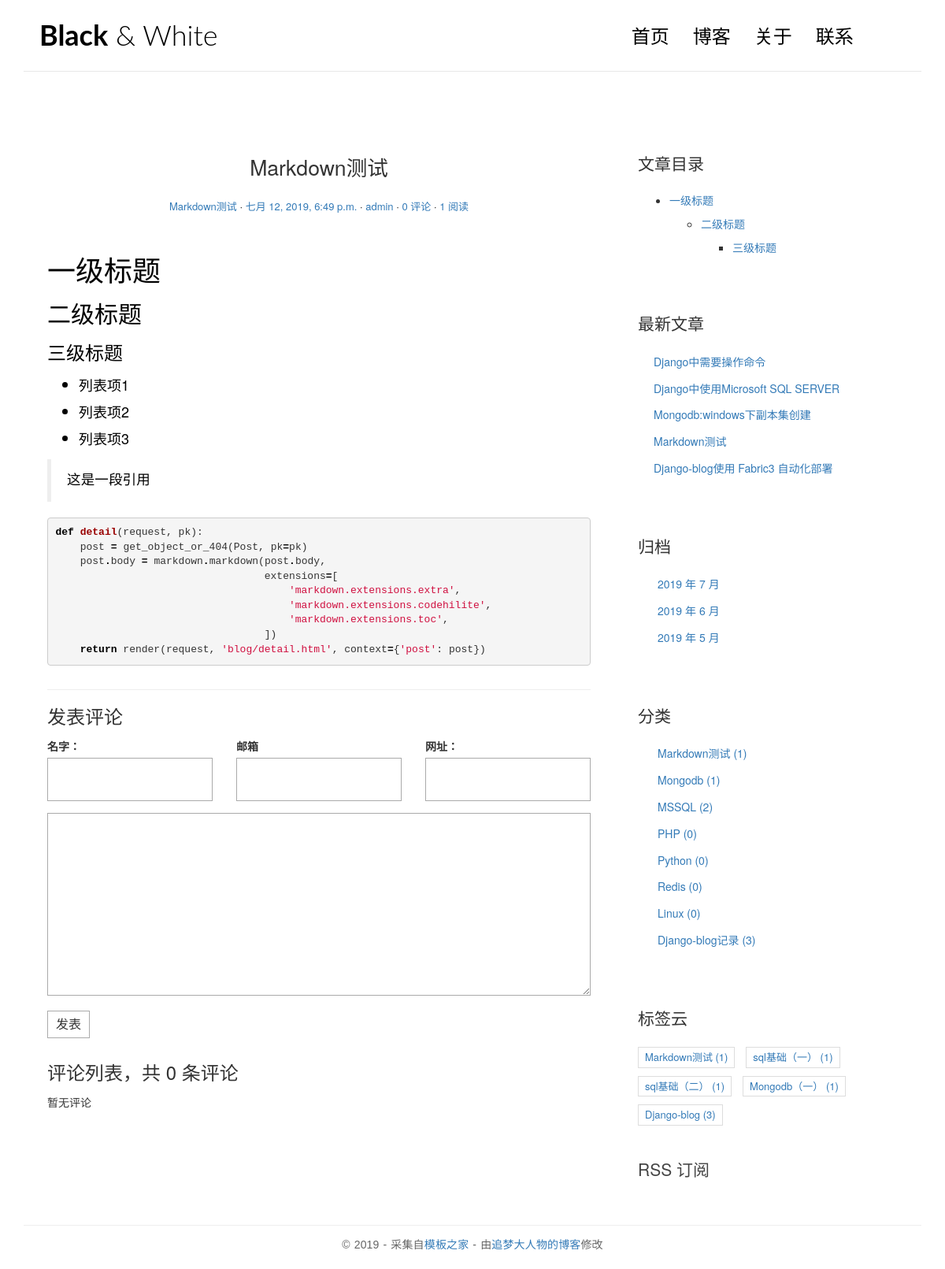
The app's page /post/1/ with its own data.
### blog/models.py (models this page shows, shortened)
class Post(models.Model):
	title=models.CharField(max_length=70)
	body=models.TextField()
	created_time=models.DateTimeField()
	modified_time=models.DateTimeField()
	excerpt=models.CharField(max_length=200,blank=True)
	category=models.ForeignKey(Category)
	tags=models.ManyToManyField(Tag,blank=True)
	author=models.ForeignKey(User)
	views = models.PositiveIntegerField(default=0)
	def get_absolute_url(self):
		return reverse('blog:detail', kwargs={'pk': self.pk})
	def increase_views(self):
		self.views += 1
		self.save(update_fields=['views'])
	class Meta:
		ordering = ['-created_time']

class Category(models.Model):
	name=models.CharField(max_length=100)

class Tag(models.Model):
	name=models.CharField(max_length=100)

### blog/views.py (the view)
# urls.py: url(r'^post/(?P<pk>[0-9]+)/$', views.PostDetailView.as_view(), name='detail'),
class PostDetailView(DetailView):
	model = Post
	template_name = 'blog/detail.html'
	context_object_name = 'post'
	def get(self, request, *args, **kwargs):
		response = super(PostDetailView, self).get(request, *args, **kwargs)
		self.object.increase_views()
		return response
	def get_object(self, queryset=None):
		post = super(PostDetailView, self).get_object(queryset=None)
		md = markdown.Markdown(extensions=['extra', 'codehilite', TocExtension(slugify=slugify),])
		post.body = md.convert(post.body)
		post.toc = md.toc
		return post
	def get_context_data(self, **kwargs):
		context = super(PostDetailView, self).get_context_data(**kwargs)
		form = CommentForm()
		comment_list = self.object.comment_set.all()
		context.update({'form': form,
			'comment_list': comment_list
		})
		return context

### comments/forms.py
class CommentForm(forms.ModelForm):
	class Meta:
		model = Comment
		fields = ['name', 'email', 'url', 'text']

### blog/templatetags/blog_tags.py (called while the page is built)
@register.simple_tag
def get_recent_posts(num=5):
	return Post.objects.all().order_by('-created_time')[:num]

@register.simple_tag
def archives():
	return Post.objects.dates('created_time','month',order='DESC')

@register.simple_tag
def get_categories():
	return Category.objects.all

@register.simple_tag
def get_tags():
	return Tag.objects.all

### templates/blog/detail.html (shortened to what this page needs)
{% extends 'base.html' %}
        {% block main %}
                <article class="post post-{{ post.pk }}">
                    <header class="entry-header">
                        <h1 class="entry-title">{{ post.title }}</h1>
                        <div class="entry-meta">
                            <span class="post-category"><a href="#">{{ post.category.name }}</a></span>
                            <span class="post-date"><a href="#"><time class="entry-date"
                                                                      datetime="{{ post.created_time }}">{{ post.created_time }}</time></a></span>
                            <span class="post-author"><a href="#">{{ post.author  }}</a></span>
                            <span class="comments-link"><a href="#">{{ post.comment_set.count }} 评论</a></span>
                            <span class="views-count"><a href="#">{{ post.views }} 阅读</a></span>
                        </div>
                    </header>
                    <div class="entry-content clearfix">
                       {{ post.body|safe }}
                    </div>
                </article>
                <section class="comment-area" id="comment-area">
                    <hr>
                    <h3>发表评论</h3>
                    <form action="{% url 'comments:post_comment' post.pk %}" method="post" class="comment-form">
                        <div class="row">
                            <div class="col-md-4">
                                <label for="id_name">名字：</label>
                                {{ form.name }}
                            </div>
                            <div class="col-md-4">
                                <label for="id_name">邮箱</label>
                                {{ form.email }}
                            </div>
                            <div class="col-md-4">
                                <label for="id_url">网址：</label>
                                {{ form.url }}
                            </div>
                            <div class="col-md-12">
                              {{ form.text }}
                                <button type="submit" class="comment-btn">发表</button>
                            </div>
                        </div>
                    </form>
                    <div class="comment-list-panel">
                        <h3>评论列表，共 <span>{{ post.comment_set.count }}</span> 条评论</h3>
                        <ul class="comment-list list-unstyled">
                          {% for comment in comment_list %}
                          <li class="comment-item">
                            <span class="nickname">{{ comment.name }}</span>
                            <time class="submit-date">{{ comment.created_time }}</time>
                            <div class="text">
                              {{ comment.text }}
                            </div>
                          </li>
                          {% empty %}
                          暂无评论
                          {% endfor %}
                        </ul>
                    </div>
                </section>
        {% endblock main %}
             {% block toc %}
        <div class="widget widget-content">
            <h3 class="widget-title">文章目录</h3>
            {{ post.toc|safe }}
        </div>
              {% endblock toc %}

### templates/base.html (shortened to what this page needs)
{% load staticfiles %}
{% load blog_tags %}
<!DOCTYPE html>
<html>
<head>
    <link rel="stylesheet" href="http://code.ionicframework.com/ionicons/2.0.1/css/ionicons.min.css">
    <link rel="stylesheet" href="{% static 'blog/css/pace.css' %}">
    <link rel="stylesheet" href="{% static 'blog/css/custom.css' %}">
    <link rel="stylesheet" href="{% static 'blog/css/highlights/github.css' %}">
     <link href="https://cdn.bootcss.com/bootstrap/3.3.7/css/bootstrap.min.css" rel="stylesheet">
</head>
<body>
<div class="container">
    <header id="site-header">
        <div class="row">
            <div class="col-md-4 col-sm-5 col-xs-8">
                <div class="logo">
                    <h1><a href="{% url 'blog:index' %}"><b>Black</b> &amp; White</a></h1>
                </div>
            </div>
            <div class="col-md-8 col-sm-7 col-xs-4">
                <nav class="main-nav" role="navigation">
                    <div class="collapse navbar-collapse" id="bs-example-navbar-collapse-1">
                        <ul class="nav navbar-nav navbar-right">
                            <li class="cl-effect-11"><a href="{% url 'blog:index' %}" data-hover="首页">首页</a></li>
                            <li class="cl-effect-11"><a href="full-width.html" data-hover="博客">博客</a></li>
                            <li class="cl-effect-11"><a href="about.html" data-hover="关于">关于</a></li>
                            <li class="cl-effect-11"><a href="contact.html" data-hover="联系">联系</a></li>
                        </ul>
                    </div>
                </nav>
            </div>
        </div>
    </header>
</div>
<div class="content-body">
    <div class="container">
        <div class="row">
            <main class="col-md-8">
            {% block main %}
            {% endblock main %}
            </main>
            <aside class="col-md-4">
            {% block toc %}
            {% endblock toc %}
             <div class="widget widget-recent-posts">
                    <h3 class="widget-title">最新文章</h3>
                    {% get_recent_posts as recent_post_list %}
                    <ul>
                        {% for post in recent_post_list %}
                        <li>
                            <a href="{{ post.get_absolute_url }}">{{ post.title }}</a>
                        </li>
                        {% empty %}
                        暂无文章！
                        {% endfor %}
                    </ul>
                </div>
                <div class="widget widget-archives">
                    <h3 class="widget-title">归档</h3>
                    {% archives as date_list %}
                    <ul>
                        {% for date in date_list %}
                        <li>
                            <a href="{% url 'blog:archives' date.year date.month %}">
                            {{ date.year }} 年 {{ date.month }} 月</a>
                        </li>
                        {% empty %}
                        暂无归档！
                        {% endfor %}
                    </ul>
                </div>
                <div class="widget widget-category">
                    <h3 class="widget-title">分类</h3>
                    {% get_categories as category_list %}
                    <ul>
                        {% for category in category_list %}
                        <li>
                            <a href="{% url 'blog:category' category.pk %}">{{ category.name }} <span class="post-count">({{ category.post_set.count }})</span></a>
                        </li>
                        {% empty %}
                        暂无分类！
                        {% endfor %}
                    </ul>
                </div>
<div class="widget widget-tag-cloud">
 <h3 class="widget-title">标签云</h3>
  {% get_tags as tag_list %}
  <ul>
    {% for tag in tag_list %}
    <li>
      <a href="{% url 'blog:tag' tag.pk %}">{{ tag.name }} ({{ tag.post_set.count }})</a>
    </li>
    {% empty %}
    暂无标签！
    {% endfor %}
  </ul>
</div>
                <div class="rss">
                    <a href=""> RSS 订阅</a>
                </div>
            </aside>
        </div>
    </div>
</div>
<footer id="site-footer">
    <div class="container">
        <div class="row">
            <div class="col-md-12">
                <p class="copyright">&copy 2019 - 采集自<a href="http://www.cssmoban.com/"
                                                        target="_blank" title="模板之家">模板之家</a>
                    - 由<a href="http://zmrenwu.com/" title="网页模板" target="_blank">追梦大人物的博客</a>修改
                </p>
            </div>
        </div>
    </div>
</footer>
</body>
</html>

### blog/static/blog/css/custom.css (style rules this page uses)
* { outline: none; }
h1, h2, h3, h4, h5, h6 { margin-top: 0; }
b { font-weight: 400; }
a { color: #333; }
body { color: #444; font-family: 'Lato', sans-serif; }
p { font-family: 'Ubuntu', sans-serif; font-weight: 400; word-spacing: 1px; letter-spacing: 0.01em; }
#site-header { background-color: #FFF; padding: 25px 20px; margin-bottom: 40px; border-bottom: 1px solid #e7e7e7; }
.logo h1 a { color: #000; }
.logo h1 { margin: 0; font-family: 'Lato', sans-serif; font-weight: 300; }
.main-nav { margin-top: 11px; max-width: 95%; }
.main-nav a { color: #000000 !important; padding: 0 0 5px 0 !important; margin-right: 30px; font-family: 'Lato', sans-serif; font-weight: 300; font-size: 24px; }
.cl-effect-11 a { padding: 10px 0; color: #0972b4; text-shadow: none; }
.cl-effect-11 a::before { position: absolute; top: 0; left: 0; overflow: hidden; padding: 0 0 5px 0 !important; max-width: 0; border-bottom: 1px solid #000; color: #000; content: attr(data-hover); white-space: nowrap; -webkit-transition: max-width 0.5s; -moz-transition: max-width 0.5s; transition: max-width 0.5s; }
.content-body { padding-bottom: 4em; }
.post { background: #fff; padding: 30px 30px 0; }
.entry-title { text-align: center; font-size: 1.9em; margin-bottom: 20px; line-height: 1.6; padding: 10px 20px 0; }
.entry-meta { text-align: center; color: #DDDDDD; font-size: 13px; margin-bottom: 30px; }
.entry-content { font-size: 18px; line-height: 1.9; font-weight: 300; color: #000; }
.post-category::after, .post-date::after, .post-author::after, .comments-link::after { content: ' ·'; color: #000; }
.widget { background: #fff; padding: 30px 0 0; }
.widget-title { font-size: 1.5em; margin-bottom: 20px; line-height: 1.6; padding: 10px 0 0; font-weight: 400; }
.widget-recent-posts ul { padding: 0; margin: 0; padding-left: 20px; }
.widget-recent-posts ul li { list-style-type: none; position: relative; line-height: 170%; margin-bottom: 10px; }
.widget-recent-posts ul li::before { content: '\f3d3'; font-family: "Ionicons"; position: absolute; left: -17px; top: 3px; font-size: 16px; color: #000; }
.widget-archives ul { padding: 0; margin: 0; padding-left: 25px; }
.widget-archives ul li { list-style-type: none; position: relative; line-height: 170%; margin-bottom: 10px; }
.widget-archives ul li::before { content: '\f3f3'; font-family: "Ionicons"; position: absolute; left: -25px; top: 1px; font-size: 16px; color: #000; }
.widget-category ul { padding: 0; margin: 0; padding-left: 25px; }
.widget-category ul li { list-style-type: none; position: relative; line-height: 170%; margin-bottom: 10px; }
.widget-category ul li::before { content: '\f3fe'; font-family: "Ionicons"; position: absolute; left: -25px; top: 1px; font-size: 18px; color: #000; }
.widget-tag-cloud ul { padding: 0; margin: 0; margin-right: -10px; }
.widget-tag-cloud ul li { list-style-type: none; font-size: 13px; display: inline-block; margin-right: 10px; margin-bottom: 10px; padding: 3px 8px; border: 1px solid #ddd; }
.widget-content ul ul { margin-top: 10px; }
.widget-content ul li { margin-bottom: 10px; }
.rss { font-size: 21px; margin-top: 30px; }
.rss a { color: #444; }
#site-footer { padding-top: 10px; padding: 0 0 1.5em 0; }
.copyright { text-align: center; padding-top: 1em; margin: 0; border-top: 1px solid #eee; color: #666; }
.contact-form input, .comment-form input { border: 1px solid #aaa; margin-bottom: 15px; width: 100%; padding: 15px 15px; font-size: 16px; line-height: 100%; transition: 0.4s border-color linear; }
.contact-form textarea, .comment-form textarea { border: 1px solid #aaa; margin-bottom: 15px; width: 100%; padding: 15px 15px; font-size: 16px; line-height: 20px !important; min-height: 183px; transition: 0.4s border-color linear; }
.comment-area { padding: 0 30px 0; }
.comment-form { margin-top: 15px; }
.comment-form .comment-btn { background-color: #fff; border: 1px solid #aaa; font-size: 16px; padding: 5px 10px; }
.comment-list-panel { margin-top: 30px; }
.comment-list { margin-top: 15px; }

### blog/static/blog/css/highlights/github.css (style rules this page uses)
.codehilite .k { color: #000000; font-weight: bold }
.codehilite .o { color: #000000; font-weight: bold }
.codehilite .nf { color: #990000; font-weight: bold }
.codehilite .w { color: #bbbbbb }
.codehilite .s1 { color: #d01040 }

### records on screen
Post: title "Markdown测试", category.name "Markdown测试", created_time "七月 12, 2019, 6:49 p.m.", author "admin", comment_set.count "0", views "1", body "一级标题 二级标题 三级标题 列表项1 列表项2 列表项3 这是一段引用 def detail ( request , pk ): post = get_object_or_404 ( Post , pk = pk ) post . body = markdown . markdown ( post . body , extensions = [ 'markdown.extensions.extra' , 'markdown.extensions.codehilite' , 'markdown.extensions.toc' , ]) return render ( request , 'blog/detail.html' , context = { 'post' : post })", toc "一级标题 二级标题 三级标题"
Post: title "Django中需要操作命令"
Post: title "Django中使用Microsoft SQL SERVER"
Post: title "Mongodb:windows下副本集创建"
Post: title "Django-blog使用 Fabric3 自动化部署"
Category: name "Markdown测试", post_set.count "1"
Category: name "Mongodb", post_set.count "1"
Category: name "MSSQL", post_set.count "2"
Category: name "PHP", post_set.count "0"
Category: name "Python", post_set.count "0"
Category: name "Redis", post_set.count "0"
Category: name "Linux", post_set.count "0"
Category: name "Django-blog记录", post_set.count "3"
Tag: name "Markdown测试", post_set.count "1"
Tag: name "sql基础（一）", post_set.count "1"
Tag: name "sql基础（二）", post_set.count "1"
Tag: name "Mongodb（一）", post_set.count "1"
Tag: name "Django-blog", post_set.count "3"

### other values on screen
{{ date.year }} "2019" "2019" "2019"
{{ date.month }} "7" "6" "5"
